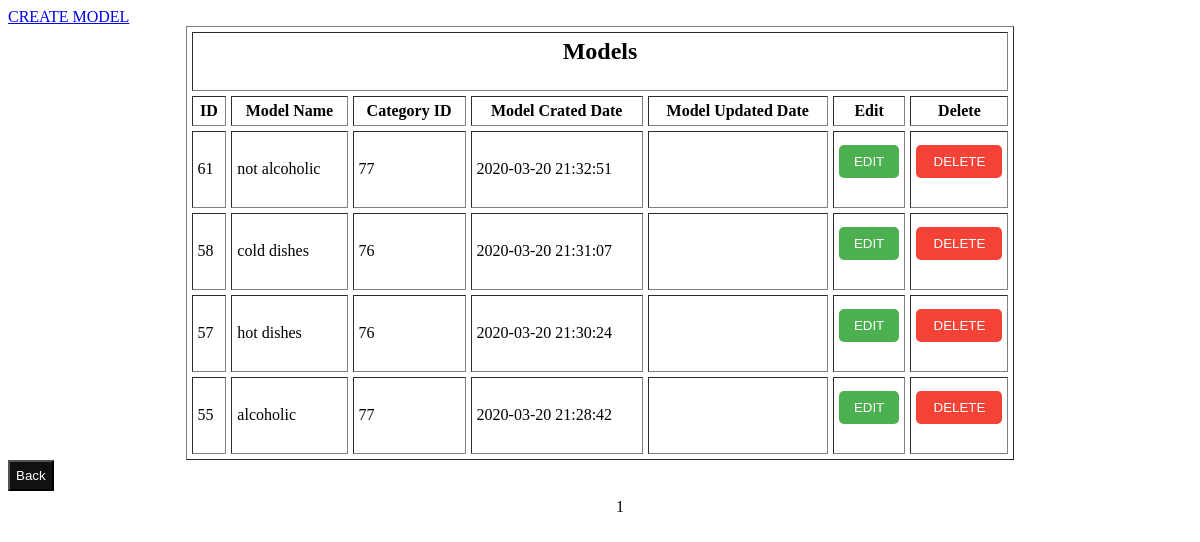
Screenshot of /models.php with the database file from the repository.
### tables this page shows
CREATE TABLE `models` (
  `id` int(11) NOT NULL,
  `ModelName` varchar(30) NOT NULL,
  `categoryID` int(11) DEFAULT NULL,
  `ModelCratedDate` timestamp NOT NULL DEFAULT CURRENT_TIMESTAMP ON UPDATE CURRENT_TIMESTAMP,
  `ModelUpdatedDate` date DEFAULT NULL
);

### models.php (the view, shortened to what this page needs)
<?php
include "MainDBconnection.php";
$conn = mysqli_connect($servername, $username, $password, $dbname);
$results_per_page=10;
$sql = "SELECT * FROM models ORDER BY id DESC ";
$result = mysqli_query($conn, $sql);
$number_of_results = mysqli_num_rows($result);
$number_of_pages=ceil($number_of_results/$results_per_page);
if (!isset($_GET["page"])){
    $page=1;
}else{
    $page=$_GET["page"];
}
$this_page_first_result=($page-1)*$results_per_page;
$sql = "SELECT * FROM models ORDER BY id DESC LIMIT ". $this_page_first_result .','.$results_per_page;
$result = mysqli_query($conn, $sql);
?>
<a href="AddModel.php">CREATE MODEL</a>
<table width='70%' border='1' cellpadding='5' cellspacing='5' align='center'>
    <tr>
        <th colspan='7'><h2>Models</h2></th>
    </tr>
    <t>
        <th>ID</th>
        <th>Model Name</th>
        <th>Category ID</th>
        <th>Model Crated Date</th>
        <th>Model Updated Date</th>
        <th>Edit</th>
        <th>Delete</th>
    </t>
    <?php while ($rows = mysqli_fetch_assoc($result)) { ?>
        <tr>
            <td><?php echo $rows["id"] ?></td>
            <td><?php echo $rows["ModelName"] ?></td>
            <td><?php echo $rows["categoryID"] ?></td>
            <td><?php echo $rows["ModelCratedDate"] ?></td>
            <td><?php echo $rows["ModelUpdatedDate"] ?></td>
            <td>
                <form action="EditModels.php" method="GET">
                    <input type="submit" name="EditMbtn" value="EDIT" class="Edit">
                </form>
            </td>
            <td>
                <form action="models.php" method="post">
                    <input type="submit" name="DelMbtn" value="DELETE" class="del">
                </form>
            </td>
        </tr>
        <?php
    }
    ?>
</table>
<form action="welcome.php" method="post">
    <input type="submit" value="Back" class="Back">
</form>
<?php
for($page=1;$page<=$number_of_pages;$page++){
  echo "<div class='pagination'><a href='models.php?page=".$page."'> $page </a></div>";
}
     ?>  <script>

### models.php (style rules this page uses)
.Back { background-color: #111; color: #fff; padding: 6px; cursor: pointer; }
.Edit { background-color: #4CAF50; color: white; padding: 9px 10px; margin: 8px 0; border: none; cursor: pointer; width: 100%; border-radius: 5px; text-decoration: none; }
.del { background-color: #f44336; color: white; padding: 9px 10px; margin: 8px 0; border: none; cursor: pointer; width: 100%; border-radius: 5px; }
.pagination { position: relative; }
.pagination a { color: black; float: left; padding: 8px 16px; text-decoration: none; transition: background-color .3s; position: inherit; left: 50%; transform: translate(0,-50%); }

### rows the page displays
models: id "61", ModelName "not alcoholic", categoryID "77", ModelCratedDate "2020-03-20 21:32:51"
models: id "58", ModelName "cold dishes", categoryID "76", ModelCratedDate "2020-03-20 21:31:07"
models: id "57", ModelName "hot dishes", categoryID "76", ModelCratedDate "2020-03-20 21:30:24"
models: id "55", ModelName "alcoholic", categoryID "77", ModelCratedDate "2020-03-20 21:28:42"
